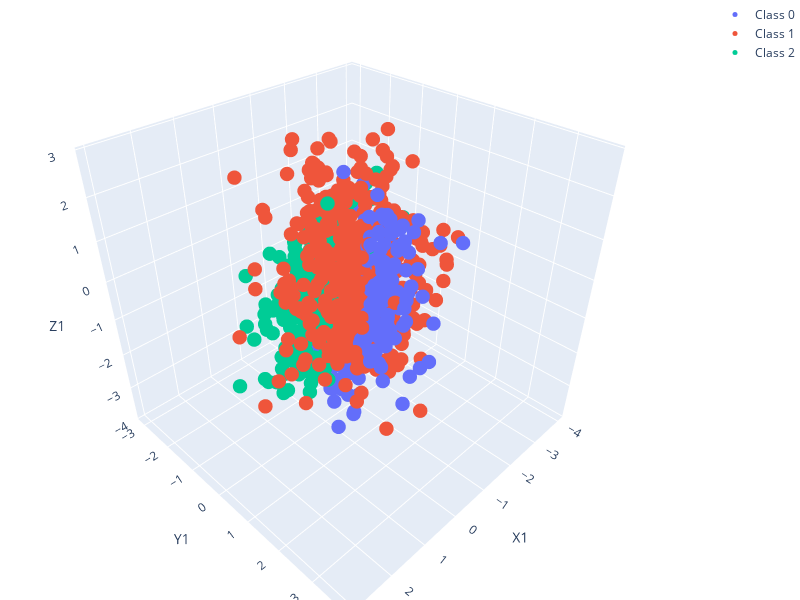

The notebook cell saved with this chart:
### Code cell
import torch
import numpy as np
import matplotlib.pyplot as plt
from sklearn.datasets import make_classification
import plotly.graph_objects as go

# Generate a 3D classification dataset
n_samples = 1200
n_features = 3
n_classes = 3

X, y = make_classification(
    n_samples=n_samples,
    n_features=n_features,
    n_informative=3,
    n_redundant=0,
    n_clusters_per_class=1,
    n_classes=n_classes,
    class_sep=0.5,
    random_state=42
)

# Plot the generated data
fig = go.Figure()

for class_value in np.unique(y):
    fig.add_trace(go.Scatter3d(
        x=X[y == class_value, 0],
        y=X[y == class_value, 1],
        z=X[y == class_value, 2],
        mode='markers',
        marker=dict(size=5),
        name=f'Class {class_value}'
    ))

# Update layout to make the plot fit better in the notebook
fig.update_layout(
    width=800,
    height=600,
    margin=dict(l=0, r=0, b=0, t=0),
    scene=dict(
        xaxis=dict(title='X1'),
        yaxis=dict(title='Y1'),
        zaxis=dict(title='Z1')
    )
)

fig.show()

### Figure 1 — Plotly figure (JSON) as saved in the notebook; plotly's stock layout.template omitted (floating-point values rounded to 4 significant figures; data arrays with more than 128 entries replaced by an {"elided": "..."} marker saying what was removed)
{"data": [{"marker": {"size": 5}, "mode": "markers", "name": "Class 0", "type": "scatter3d", "x": {"elided": "398 float values"}, "y": {"elided": "398 float values"}, "z": {"elided": "398 float values"}}, {"marker": {"size": 5}, "mode": "markers", "name": "Class 1", "type": "scatter3d", "x": {"elided": "401 float values"}, "y": {"elided": "401 float values"}, "z": {"elided": "401 float values"}}, {"marker": {"size": 5}, "mode": "markers", "name": "Class 2", "type": "scatter3d", "x": {"elided": "401 float values"}, "y": {"elided": "401 float values"}, "z": {"elided": "401 float values"}}], "layout": {"height": 600, "margin": {"b": 0, "l": 0, "r": 0, "t": 0}, "scene": {"xaxis": {"title": {"text": "X1"}}, "yaxis": {"title": {"text": "Y1"}}, "zaxis": {"title": {"text": "Z1"}}}, "width": 800}}
